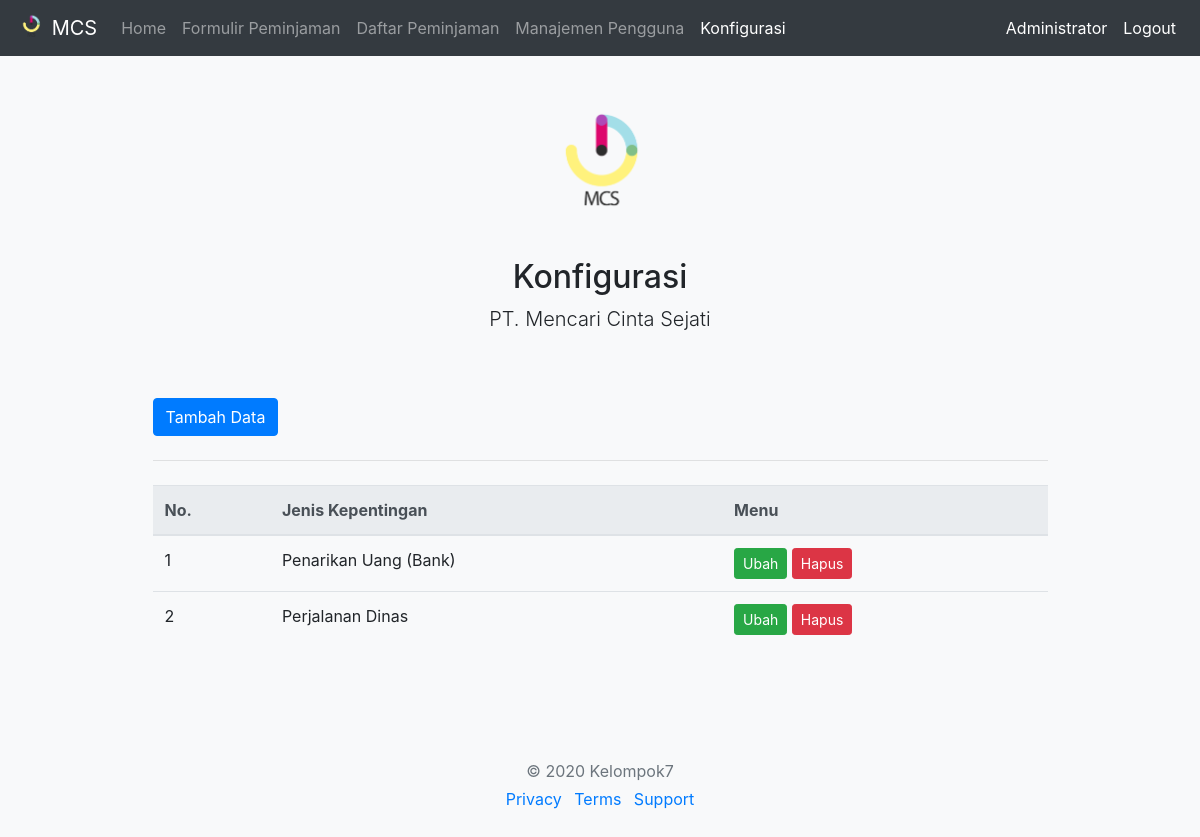
The page /pages/konfigurasi.php (signed in) on the database its author committed.
### tables this page shows
CREATE TABLE `jenis_keperluan` (
  `id` int(11) NOT NULL,
  `jenis_keperluan` varchar(100) NOT NULL
);

### functions.php (called while the page is built, shortened)
<?php
require 'config/db.php';
function query ($query){
	global $conn;
	$result = mysqli_query ($conn, $query);
	$rows=[];
	while ($row = mysqli_fetch_assoc($result)) {
		$rows[] = $row;
	}
	return $rows;
}
?>

### pages/konfigurasi.php (the view, shortened to what this page needs)
 <?php
 require 'parts/header.php';
 require 'parts/menu.php';
 $jenis_keperluan = query("SELECT * FROM jenis_keperluan");
 ?>
  <div class="container">
    <div class="py-5 text-center">
      <img class="d-block mx-auto mb-4" src="img/mcs.png" alt="" width="130" height="130">
      <h2>Konfigurasi</h2>
      <p class="lead">PT. Mencari Cinta Sejati</p>
    </div>
  </div>
  <div class="container">
    <div class="col-lg-10 col-md-10 col-sm-10 mx-auto">
        <button type="button" class="btn btn-primary mb-2" data-toggle="modal" data-target="#exampleModal">
          Tambah Data
        </button>
      <hr class="mb-4">
      <div class="table-responsive">
      <table class="table">
        <thead class="thead-light">
          <tr>
            <th scope="col">No.</th>
            <th scope="col">Jenis Kepentingan</th>
            <th scope="col">Menu</th>
          </tr>
        </thead>
        <tbody>
          <?php $i=1; ?>
          <?php foreach ($jenis_keperluan as $row) :?>
          <tr>
            <td>
              <?php echo $i;  ?>
            </td>
            <td>
              <div id="row_jenis_keperluan">
              <?php echo $row["jenis_keperluan"]; ?>
              </div>
            </td>
            <td>
              <button class="btn btn-success btn-sm" onclick="hey(this)">Ubah</button>
              <a class="btn btn-danger btn-sm" href="?hapus_id=<?php echo $row["id"]; ?>" onclick="return confirm('Klik Ok untuk menghapus');">Hapus</a>
            </td>
          </tr>
          <?php $i++; ?>
          <?php endforeach; ?>
        </tbody>
      </table>
    </div>
    </div>
  </div>
<?php  require 'parts/footer.php' ?>

### rows shown on the page
jenis_keperluan: jenis_keperluan "Penarikan Uang (Bank)"
jenis_keperluan: jenis_keperluan "Perjalanan Dinas"

### other values the page prints
$_SESSION["nama"] "Administrator"
